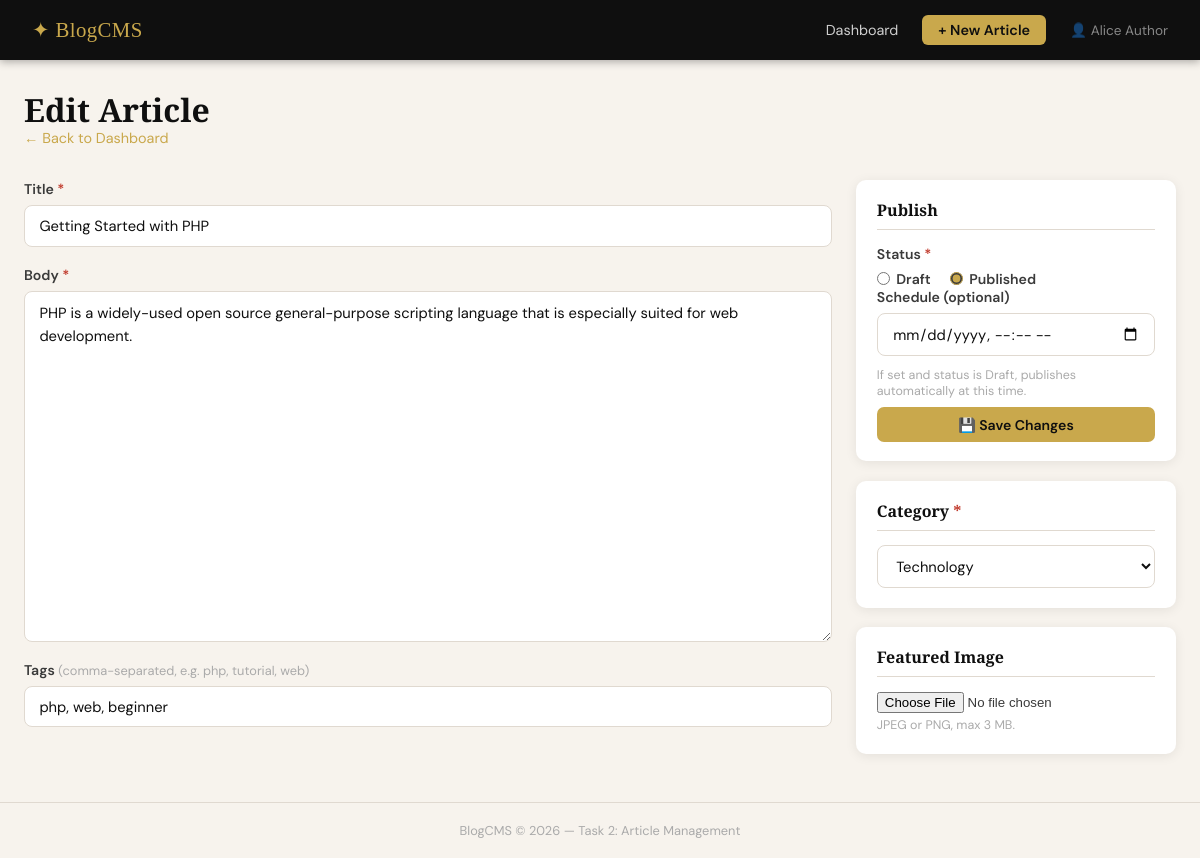
Page /controllers/ArticleController.php?action=edit&id=1 (signed in) on the committed database.
### tables this page shows
CREATE TABLE IF NOT EXISTS articles (
  id                  INT AUTO_INCREMENT PRIMARY KEY,
  author_id           INT NOT NULL,
  category_id         INT,
  title               VARCHAR(255) NOT NULL,
  body                TEXT         NOT NULL,
  featured_image_path VARCHAR(255),
  status              ENUM('draft','published') NOT NULL DEFAULT 'draft',
  publish_at          DATETIME,
  view_count          INT NOT NULL DEFAULT 0,
  created_at          DATETIME NOT NULL DEFAULT CURRENT_TIMESTAMP,
  FOREIGN KEY (author_id)   REFERENCES users(id)      ON DELETE CASCADE,
  FOREIGN KEY (category_id) REFERENCES categories(id) ON DELETE SET NULL
);

CREATE TABLE IF NOT EXISTS categories (
  id   INT AUTO_INCREMENT PRIMARY KEY,
  name VARCHAR(100) NOT NULL UNIQUE
);

### config/database.php (called while the page is built, shortened)
<?php
function getDB(): PDO {
    static $pdo = null;
    if ($pdo === null) {
        $dsn = "mysql:host=" . DB_HOST . ";port=" . DB_PORT
             . ";dbname=" . DB_NAME . ";charset=" . DB_CHARSET;
        $options = [
            PDO::ATTR_ERRMODE            => PDO::ERRMODE_EXCEPTION,
            PDO::ATTR_DEFAULT_FETCH_MODE => PDO::FETCH_ASSOC,
            PDO::ATTR_EMULATE_PREPARES   => false,
        ];
        try {
            $pdo = new PDO($dsn, DB_USER, DB_PASS, $options);
        } catch (PDOException $e) {
            http_response_code(500);
            die(json_encode(['error' => 'Database connection failed: ' . $e->getMessage()]));
        }
    }
    return $pdo;
}

### models/ArticleModel.php (called while the page is built, shortened)
<?php
require_once __DIR__ . '/../config/database.php';
class ArticleModel {
    private PDO $db;
    public function __construct() {
        $this->db = getDB();
    }
    public function getById(int $id): array|false {
        $stmt = $this->db->prepare(
            "SELECT a.*, c.name AS category_name
             FROM articles a
             LEFT JOIN categories c ON a.category_id = c.id
             WHERE a.id = ?"
        );
        $stmt->execute([$id]);
        return $stmt->fetch();
    }
    public function getTagsForArticle(int $articleId): array {
        $stmt = $this->db->prepare(
            "SELECT t.name FROM tags t
             JOIN article_tags at ON at.tag_id = t.id
             WHERE at.article_id = ?"
        );
        $stmt->execute([$articleId]);
        return array_column($stmt->fetchAll(), 'name');
    }
}

### models/CategoryModel.php (called while the page is built, shortened)
<?php
require_once __DIR__ . '/../config/database.php';
class CategoryModel {
    private PDO $db;
    public function __construct() {
        $this->db = getDB();
    }
    public function getAll(): array {
        return $this->db->query("SELECT * FROM categories ORDER BY name")->fetchAll();
    }
}

### views/articles/form.php (the view, shortened to what this page needs)
<?php
$isEdit    = ($action === 'edit');
?>
<?php require __DIR__ . '/../layouts/header.php'; ?>
<div class="page-header">
  <div>
    <h1 class="page-title"><?= $isEdit ? 'Edit Article' : 'Create Article' ?></h1>
    <a href="ArticleController.php?action=dashboard" class="back-link">← Back to Dashboard</a>
  </div>
</div>
<form class="article-form"
      method="POST"
      enctype="multipart/form-data"
      action="ArticleController.php?action=<?= $isEdit ? 'edit&id='.$id : 'create' ?>">
  <div class="form-grid">
    <div class="form-main">
      <div class="field">
        <label for="title">Title <span class="req">*</span></label>
        <input type="text" id="title" name="title"
               value="<?= htmlspecialchars($article['title'] ?? $_POST['title'] ?? '') ?>"
               placeholder="Enter article title…" required />
      </div>
      <div class="field">
        <label for="body">Body <span class="req">*</span></label>
        <textarea id="body" name="body" rows="14" placeholder="Write your article here…" required><?= htmlspecialchars($article['body'] ?? $_POST['body'] ?? '') ?></textarea>
      </div>
      <div class="field">
        <label for="tags">Tags <span class="hint">(comma-separated, e.g. php, tutorial, web)</span></label>
        <input type="text" id="tags" name="tags"
               value="<?= htmlspecialchars($existingTags ?? $_POST['tags'] ?? '') ?>"
               placeholder="php, tutorial, web" />
      </div>
    </div>
    <div class="form-sidebar">
      <div class="sidebar-card">
        <h3 class="sidebar-title">Publish</h3>
        <div class="field">
          <label>Status <span class="req">*</span></label>
          <div class="radio-group">
            <?php foreach (['draft' => 'Draft', 'published' => 'Published'] as $val => $label): ?>
            <label class="radio-label">
              <input type="radio" name="status" value="<?= $val ?>"
                <?= (($article['status'] ?? $_POST['status'] ?? 'draft') === $val) ? 'checked' : '' ?> />
              <?= $label ?>
            </label>
            <?php endforeach; ?>
          </div>
        </div>
        <div class="field">
          <label for="publish_at">Schedule (optional)</label>
          <input type="datetime-local" id="publish_at" name="publish_at"
                 value="<?= htmlspecialchars(
                     isset($article['publish_at']) && $article['publish_at']
                     ? date('Y-m-d\TH:i', strtotime($article['publish_at']))
                     : ($_POST['publish_at'] ?? '')
                 ) ?>" />
          <small class="field-hint">If set and status is Draft, publishes automatically at this time.</small>
        </div>
        <button type="submit" class="btn btn-primary btn-full">
          <?= $isEdit ? '💾 Save Changes' : '🚀 Publish Article' ?>
        </button>
      </div>
      <div class="sidebar-card">
        <h3 class="sidebar-title">Category <span class="req">*</span></h3>
        <select name="category_id" id="category_id" required>
          <?php foreach ($categories as $cat): ?>
          <option value="<?= $cat['id'] ?>"
            <?= (($article['category_id'] ?? $_POST['category_id'] ?? '') == $cat['id']) ? 'selected' : '' ?>>
            <?= htmlspecialchars($cat['name']) ?>
          </option>
          <?php endforeach; ?>
        </select>
      </div>
      <div class="sidebar-card">
        <h3 class="sidebar-title">Featured Image</h3>
        <input type="file" name="featured_image" id="featured_image" accept="image/jpeg,image/png" />
        <small class="field-hint">JPEG or PNG, max 3 MB.</small>
      </div>
    </div>
  </div>
</form>
<?php require __DIR__ . '/../layouts/footer.php'; ?>

### public/css/style.css (style rules this page uses)
*, *::before, *::after { box-sizing: border-box; margin: 0; padding: 0; }
:root { --ink: #0f0f0f; --ink-soft: #3a3a3a; --cream: #f7f3ed; --white: #ffffff; --gold: #c9a84c; --gold-light: #e8d5a0; --sage: #8a9e7b; --red: #c0392b; --red-light: #f9ebea; --green: #27ae60; --green-light:#e9f7ef; --border: #e0d9d0; --shadow: 0 2px 12px rgba(0,0,0,.08); --radius: 10px; --font-head: 'Playfair Display', Georgia, serif; --font-body: 'DM Sans', system-ui, sans-serif; }
html { font-size: 16px; }
body { font-family: var(--font-body); background: var(--cream); color: var(--ink); min-height: 100vh; display: flex; flex-direction: column; }
.page-header { display: flex; align-items: flex-start; justify-content: space-between; margin-bottom: 2rem; flex-wrap: wrap; gap: 1rem; }
.page-title { font-family: var(--font-head); font-size: 2rem; color: var(--ink); line-height: 1.1; }
.back-link { color: var(--gold); text-decoration: none; font-size: .9rem; }
.btn { display: inline-flex; align-items: center; gap: .4rem; border: none; border-radius: 7px; cursor: pointer; font-family: var(--font-body); font-weight: 600; font-size: .88rem; padding: .55rem 1.1rem; text-decoration: none; transition: opacity .15s, transform .1s; }
.btn-primary { background: var(--gold); color: var(--ink); }
.btn-full { width: 100%; justify-content: center; margin-top: .5rem; }
.form-grid { display: grid; grid-template-columns: 1fr 320px; gap: 1.5rem; align-items: start; }
.form-main, .form-sidebar { display: flex; flex-direction: column; gap: 1.2rem; }
.field { display: flex; flex-direction: column; gap: .45rem; }
.field label { font-weight: 600; font-size: .88rem; color: var(--ink-soft); }
.req { color: var(--red); }
.hint { font-weight: 400; color: #aaa; font-size: .8rem; }
.field input[type="text"], .field input[type="datetime-local"], .field textarea, select { border: 1.5px solid var(--border); border-radius: 8px; padding: .6rem .9rem; font-family: var(--font-body); font-size: .92rem; color: var(--ink); background: var(--white); width: 100%; outline: none; transition: border-color .2s, box-shadow .2s; }
.field textarea { resize: vertical; line-height: 1.6; }
.field-hint { color: #aaa; font-size: .78rem; margin-top: .2rem; }
.radio-group { display: flex; gap: 1.2rem; }
.radio-label { display: flex; align-items: center; gap: .4rem; cursor: pointer; font-size: .9rem; }
.radio-label input { accent-color: var(--gold); }
.sidebar-card { background: var(--white); border-radius: var(--radius); box-shadow: var(--shadow); padding: 1.2rem 1.3rem; }
.sidebar-title { font-family: var(--font-head); font-size: 1rem; margin-bottom: .9rem; color: var(--ink); border-bottom: 1px solid var(--border); padding-bottom: .5rem; }
input[type="file"] { font-size: .83rem; color: var(--ink-soft); }

### rows in the picture
articles: title "Getting Started with PHP", body "PHP is a widely-used open source general-purpose scripting language that is especially suited for web development.", status "☐ Draft", status "☑ Published", category_id "Technology"

### other values in the picture
$_SESSION['name'] "Alice Author"
$label "Draft"
$label "Published"
